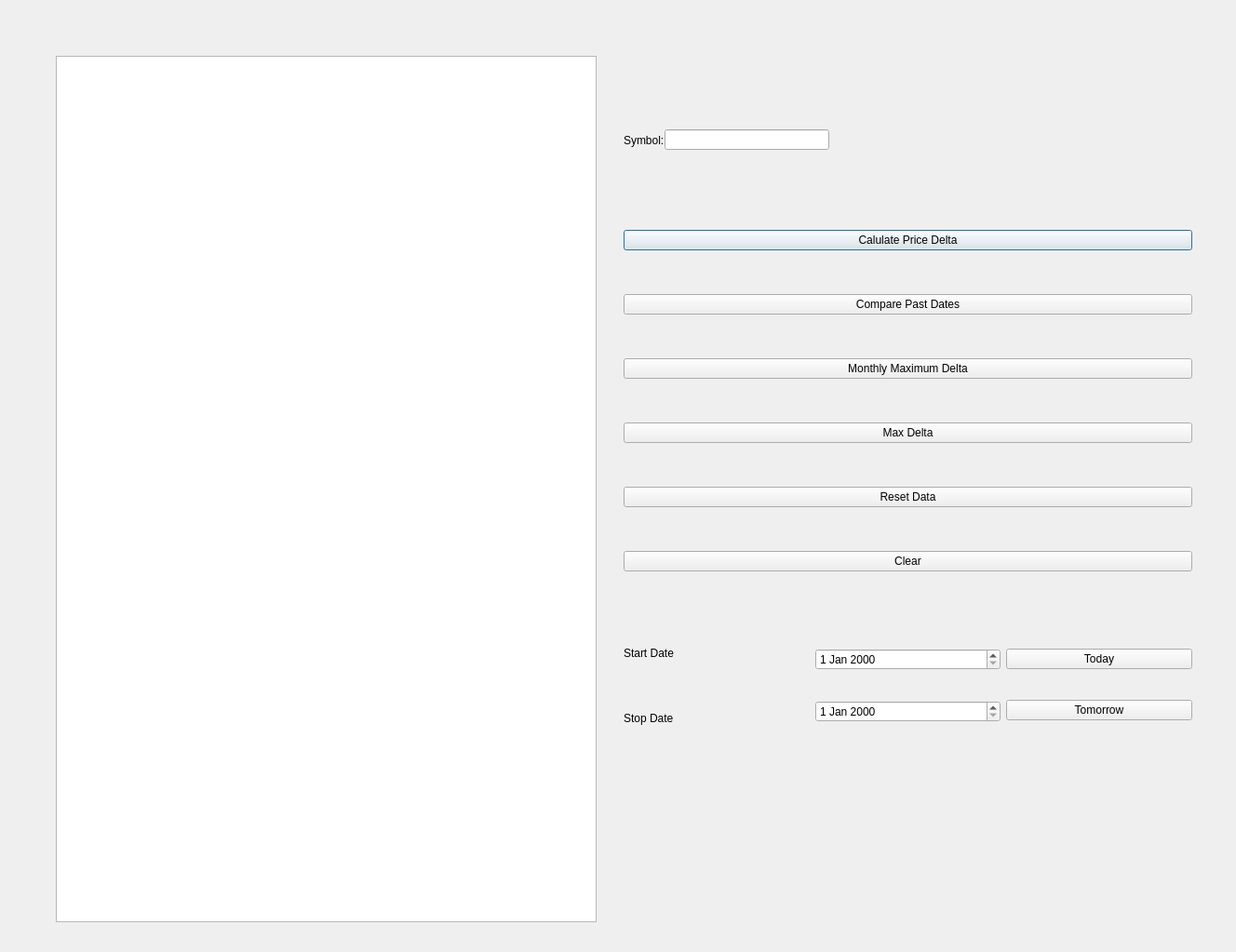
<?xml version="1.0" encoding="UTF-8"?>
<ui version="4.0">
 <class>main_window_Qdialog</class>
 <widget class="QDialog" name="main_window_Qdialog">
  <property name="geometry">
   <rect>
    <x>0</x>
    <y>0</y>
    <width>1328</width>
    <height>1023</height>
   </rect>
  </property>
  <property name="windowTitle">
   <string>Stock Price Analysis</string>
  </property>
  <property name="sizeGripEnabled">
   <bool>false</bool>
  </property>
  <property name="modal">
   <bool>false</bool>
  </property>
  <widget class="QTextEdit" name="console_QTextEdit">
   <property name="geometry">
    <rect>
     <x>60</x>
     <y>60</y>
     <width>581</width>
     <height>931</height>
    </rect>
   </property>
   <property name="readOnly">
    <bool>true</bool>
   </property>
  </widget>
  <widget class="QWidget" name="layoutWidget">
   <property name="geometry">
    <rect>
     <x>670</x>
     <y>200</y>
     <width>611</width>
     <height>461</height>
    </rect>
   </property>
   <layout class="QVBoxLayout" name="verticalLayout">
    <property name="spacing">
     <number>0</number>
    </property>
    <item>
     <widget class="QPushButton" name="calculate_price_delta_QPushButton">
      <property name="text">
       <string>Calulate Price Delta</string>
      </property>
     </widget>
    </item>
    <item>
     <widget class="QPushButton" name="compare_past_dates_QPushButton">
      <property name="text">
       <string>Compare Past Dates</string>
      </property>
     </widget>
    </item>
    <item>
     <widget class="QPushButton" name="monthly_maximum_delta_QPushButton">
      <property name="text">
       <string>Monthly Maximum Delta</string>
      </property>
     </widget>
    </item>
    <item>
     <widget class="QPushButton" name="max_delta_QPushButton">
      <property name="text">
       <string>Max Delta</string>
      </property>
     </widget>
    </item>
    <item>
     <widget class="QPushButton" name="reset_data_QPushButton">
      <property name="text">
       <string>Reset Data</string>
      </property>
     </widget>
    </item>
    <item>
     <widget class="QPushButton" name="clear_data_QPushButton">
      <property name="text">
       <string>Clear</string>
      </property>
     </widget>
    </item>
   </layout>
  </widget>
  <widget class="QWidget" name="layoutWidget">
   <property name="geometry">
    <rect>
     <x>670</x>
     <y>670</y>
     <width>611</width>
     <height>133</height>
    </rect>
   </property>
   <layout class="QHBoxLayout" name="horizontalLayout_6">
    <item>
     <layout class="QHBoxLayout" name="horizontalLayout_5">
      <item>
       <layout class="QVBoxLayout" name="verticalLayout_2">
        <item>
         <widget class="QLabel" name="start_date_QLabel">
          <property name="text">
           <string>Start Date</string>
          </property>
         </widget>
        </item>
        <item>
         <widget class="QLabel" name="stop_date_QLabel">
          <property name="text">
           <string>Stop Date</string>
          </property>
         </widget>
        </item>
       </layout>
      </item>
     </layout>
    </item>
    <item>
     <layout class="QVBoxLayout" name="verticalLayout_5">
      <item>
       <widget class="QDateEdit" name="start_date_dateEdit">
        <property name="minimumDateTime">
         <datetime>
          <hour>0</hour>
          <minute>0</minute>
          <second>0</second>
          <year>1752</year>
          <month>9</month>
          <day>14</day>
         </datetime>
        </property>
        <property name="currentSection">
         <enum>QDateTimeEdit::DaySection</enum>
        </property>
       </widget>
      </item>
      <item>
       <widget class="QDateEdit" name="stop_date_dateEdit">
        <property name="currentSection">
         <enum>QDateTimeEdit::DaySection</enum>
        </property>
       </widget>
      </item>
     </layout>
    </item>
    <item>
     <layout class="QVBoxLayout" name="verticalLayout_3">
      <item>
       <widget class="QPushButton" name="set_today_QPushButton">
        <property name="text">
         <string>Today</string>
        </property>
       </widget>
      </item>
      <item>
       <widget class="QPushButton" name="set_tomorrow_QPushButton">
        <property name="text">
         <string>Tomorrow</string>
        </property>
       </widget>
      </item>
     </layout>
    </item>
   </layout>
  </widget>
  <widget class="QWidget" name="layoutWidget">
   <property name="geometry">
    <rect>
     <x>670</x>
     <y>110</y>
     <width>221</width>
     <height>81</height>
    </rect>
   </property>
   <layout class="QHBoxLayout" name="horizontalLayout">
    <property name="spacing">
     <number>0</number>
    </property>
    <item>
     <widget class="QLabel" name="symbol_QLabel">
      <property name="text">
       <string>Symbol:</string>
      </property>
     </widget>
    </item>
    <item>
     <widget class="QLineEdit" name="symbol_QLineEdit">
      <property name="inputMethodHints">
       <set>Qt::ImhPreferUppercase|Qt::ImhUppercaseOnly</set>
      </property>
      <property name="maxLength">
       <number>4</number>
      </property>
      <property name="clearButtonEnabled">
       <bool>true</bool>
      </property>
     </widget>
    </item>
   </layout>
  </widget>
 </widget>
 <resources/>
 <connections/>
</ui>
